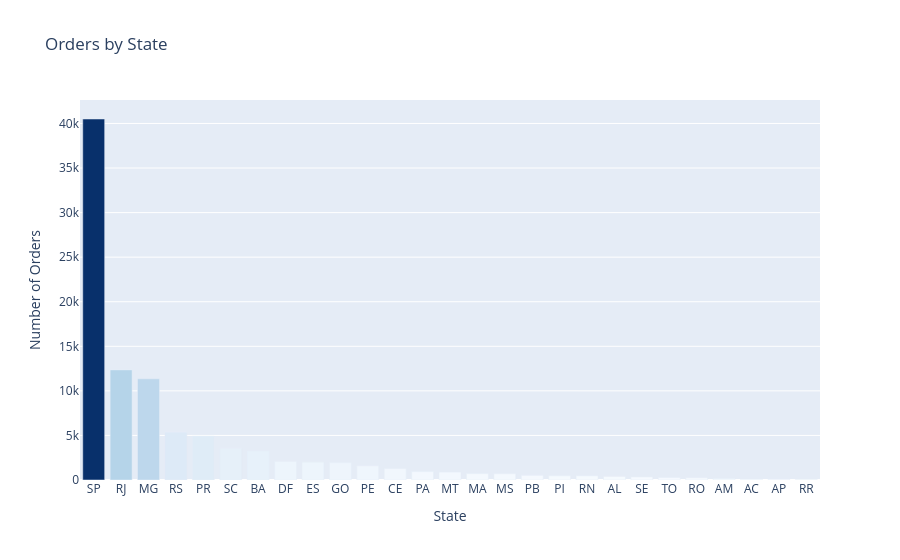

Write notebook code for a chart like this one.
### Code cell
orders_by_state = (
    orders_delivered.merge(customers[["customer_id", "customer_state"]], on="customer_id", how="left")
    .groupby("customer_state")
    .size()
    .sort_values(ascending=False)
    .reset_index(name="order_count")
)

fig = px.bar(
    orders_by_state,
    x="customer_state", y="order_count",
    title="Orders by State",
    labels={"customer_state": "State", "order_count": "Number of Orders"},
    color="order_count",
    color_continuous_scale="Blues"
)
fig.update_layout(coloraxis_showscale=False)
fig.show()

### Figure 1 — Plotly figure (JSON) as saved in the notebook; plotly's stock layout.template omitted (floating-point values rounded to 4 significant figures)
{"data": [{"hovertemplate": "State=%{x}<br>Number of Orders=%{marker.color}<extra></extra>", "legendgroup": "", "marker": {"color": [40501, 12350, 11354, 5345, 4923, 3546, 3256, 2080, 1995, 1957, 1593, 1279, 946, 886, 717, 701, 517, 476, 474, 397, 335, 274, 243, 145, 80, 67, 41], "coloraxis": "coloraxis", "pattern": {"shape": ""}}, "name": "", "orientation": "v", "showlegend": false, "textposition": "auto", "type": "bar", "x": ["SP", "RJ", "MG", "RS", "PR", "SC", "BA", "DF", "ES", "GO", "PE", "CE", "PA", "MT", "MA", "MS", "PB", "PI", "RN", "AL", "SE", "TO", "RO", "AM", "AC", "AP", "RR"], "xaxis": "x", "y": [40501, 12350, 11354, 5345, 4923, 3546, 3256, 2080, 1995, 1957, 1593, 1279, 946, 886, 717, 701, 517, 476, 474, 397, 335, 274, 243, 145, 80, 67, 41], "yaxis": "y"}], "layout": {"barmode": "relative", "coloraxis": {"colorbar": {"title": {"text": "Number of Orders"}}, "colorscale": [[0, "rgb(247,251,255)"], [0.125, "rgb(222,235,247)"], [0.25, "rgb(198,219,239)"], [0.375, "rgb(158,202,225)"], [0.5, "rgb(107,174,214)"], [0.625, "rgb(66,146,198)"], [0.75, "rgb(33,113,181)"], [0.875, "rgb(8,81,156)"], [1, "rgb(8,48,107)"]], "showscale": false}, "legend": {"tracegroupgap": 0}, "title": {"text": "Orders by State"}, "xaxis": {"anchor": "y", "domain": [0, 1], "title": {"text": "State"}}, "yaxis": {"anchor": "x", "domain": [0, 1], "title": {"text": "Number of Orders"}}}}
